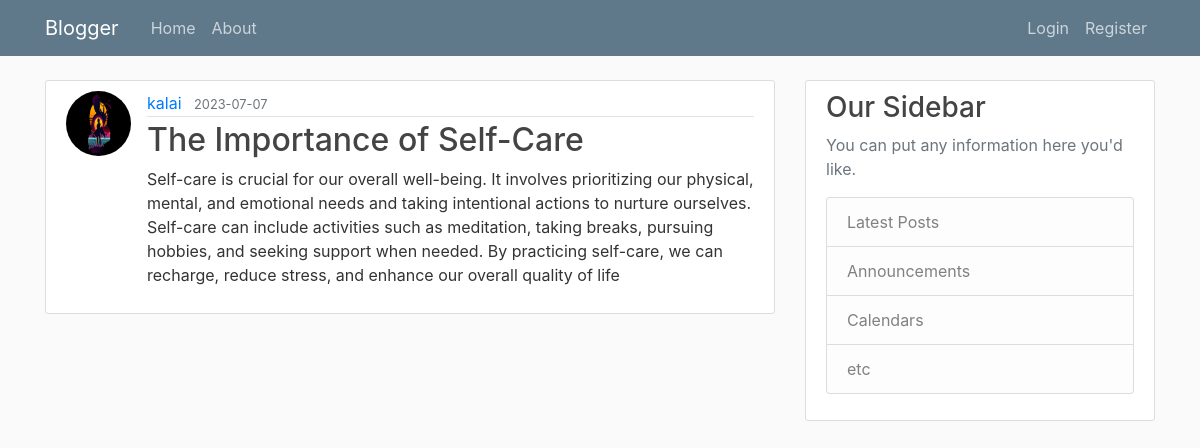
Page /post/9 on the committed database.
### flaskblog/models.py (models this page shows, shortened)
class User(db.Model, UserMixin):
    id = db.Column(db.Integer, primary_key = True)
    username = db.Column(db.String(20),unique = True, nullable = False)
    email = db.Column(db.String(120),unique = True, nullable = False)
    image_file = db.Column(db.String(120), nullable = False, default='default.jpg')
    password = db.Column(db.String(60), nullable = False)
    posts = db.relationship('Post', backref='author', lazy=True)

class Post(db.Model):
    id = db.Column(db.Integer, primary_key = True)
    title =  db.Column(db.String(120), nullable = False)
    date_posted = db.Column(db.DateTime, nullable=False, default =datetime.utcnow)
    content = db.Column(db.Text, nullable = False)
    user_id = db.Column(db.Integer, db.ForeignKey('user.id'), nullable = False)

### flaskblog/routes.py (the view)
@app.route('/post/<int:post_id>')
def post(post_id):
    post = Post.query.get_or_404(post_id)
    return render_template('post.html',title='post.title',post=post)

### flaskblog/templates/post.html (shortened to what this page needs)
{% extends 'base.html' %}
{% block content %}
    <article class="media content-section">
      <img class = "rounded-circle article-img" src="{{url_for('static', filename='profile_pic/' + post.author.image_file) }}" >
        <div class="media-body">
          <div class="article-metadata">
            <a class="mr-2" href="{url_for('user_post',username=post.author.username)}}">{{ post.author.username }}</a>
            <small class="text-muted">{{ post.date_posted.strftime('%Y-%m-%d') }}</small>
          </div>
          <h2 class="article-title"  >{{ post.title }}</h2>
          <p class="article-content">{{ post.content }}</p>
        </div>
    </article>
{% endblock %}

### flaskblog/static/main.css (style rules this page uses)
body { background: #fafafa; color: #333333; margin-top: 5rem; }
h1, h2, h3, h4, h5, h6 { color: #444444; }
.content-section { background: #ffffff; padding: 10px 20px; border: 1px solid #dddddd; border-radius: 3px; margin-bottom: 20px; }
.article-title { color: #444444; }
.article-content { white-space: pre-line; }
.article-img { height: 65px; width: 65px; margin-right: 16px; }
.article-metadata { padding-bottom: 1px; margin-bottom: 4px; border-bottom: 1px solid #e3e3e3 }

### rows in the picture
User: image_file (picture), author.username "kalai"
Post: date_posted "2023-07-07", title "The Importance of Self-Care", content "Self-care is crucial for our overall well-being. It involves prioritizing our physical, mental, and emotional needs and taking intentional actions to nurture ourselves. Self-care can include activities such as meditation, taking breaks, pursuing hobbies, and seeking support when needed. By practicing self-care, we can recharge, reduce stress, and enhance our overall quality of life"
